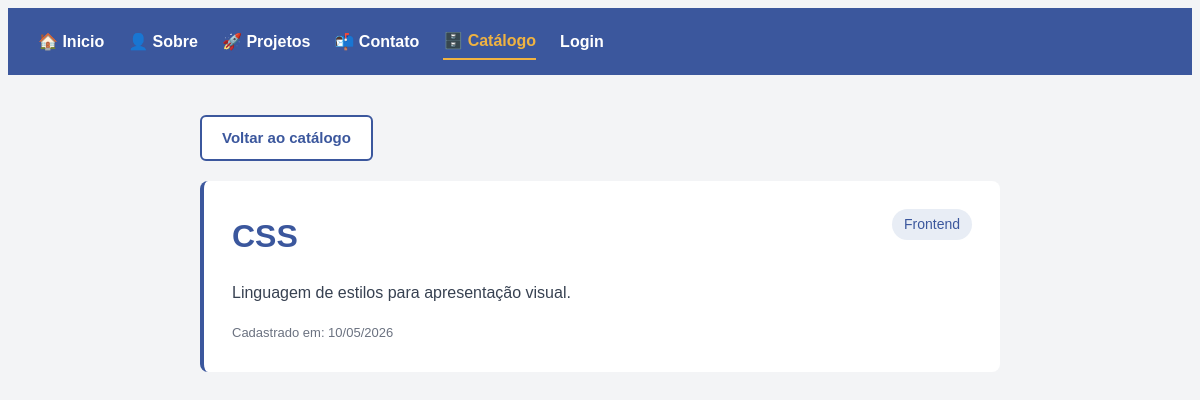
/detalhe.php?id=2, run on the app's committed database.
### tables this page shows
CREATE TABLE tecnologias (
    id          INT UNSIGNED  NOT NULL AUTO_INCREMENT,
    nome        VARCHAR(100)  NOT NULL,
    categoria   VARCHAR(50)   NOT NULL,
    descricao   TEXT,
    ano_criacao INT,
    status      ENUM('ativo','inativo') NOT NULL DEFAULT 'ativo',
    criado_em   DATETIME      NOT NULL DEFAULT CURRENT_TIMESTAMP,
    PRIMARY KEY (id)
);

### detalhe.php (the view, shortened to what this page needs)
<?php
$id = filter_input(INPUT_GET, 'id', FILTER_VALIDATE_INT);
$pdo = conectar();
$stmt = $pdo->prepare("SELECT * FROM tecnologias WHERE id = :id AND status = 'ativo' LIMIT 1");
$stmt->execute([':id' => $id]);
$tec = $stmt->fetch();
?>
<!DOCTYPE html>
<html lang="pt-BR">
<head>
   <?php include __DIR__ . '/includes/cabecalho.php'; ?>
</head>
<body>
    <div class="container">
        <a href="catalogo.php" class="btn-secundario" style="display: inline-block; margin-bottom: 20px;"> Voltar ao catálogo</a>
        <div class="card">
            <div style="display: flex; justify-content: space-between; align-items: flex-start; margim-bottom: auto">
                <h1 class="titulo-secao" style="margin: 0;">
                    <?php echo htmlspecialchars($tec['nome']); ?>
                </h1>
                <span style="background: #e8edf5; color: #3b579d; padding: 4px 12px; border-radius: 20px; font-size: 14px; white-space: nowrap; margin-left: 12px;">
                    <?php echo htmlspecialchars($tec['categoria']); ?>
                </span>
            </div>
            <p><? echo htmlspecialchars($tec['descricao']); ?></p>
            <p style="font-size: 13px; color: #6b7280; margin-top: 16px;">
            Cadastrado em:
            <?php echo date('d/m/Y', strtotime($tec['criado_em'])); ?>
            </p>
        </div>
    </div>
</body>
</html>

### includes/style.css (style rules this page uses)
body { font-family: Arial, sans-serif; background: #f3f4f6; color: #010000; line-height: 1.7; }
.container { max-width: 800px; margin: 40px auto; padding: 0 20px; }
h1.titulo-secao { color: #3b579d; margin-bottom: 24px; }
.card { background: white; padding: 28px; border-radius: 8px; margin-bottom: 16px; border-left: 4px solid #3b579d; }
.card p { margin-bottom: 0; color: #374151; }
.btn-secundario { display: inline-block; background: white; color: #3b579d; border: 2px solid #3b579d; padding: 8px 20px; border-radius: 6px; font-size: 15px; font-weight: bold; cursor: pointer; text-decoration: none; }

### data on the page
tecnologias: nome "CSS", categoria "Frontend", descricao "Linguagem de estilos para apresentação visual.", criado_em "10/05/2026"
